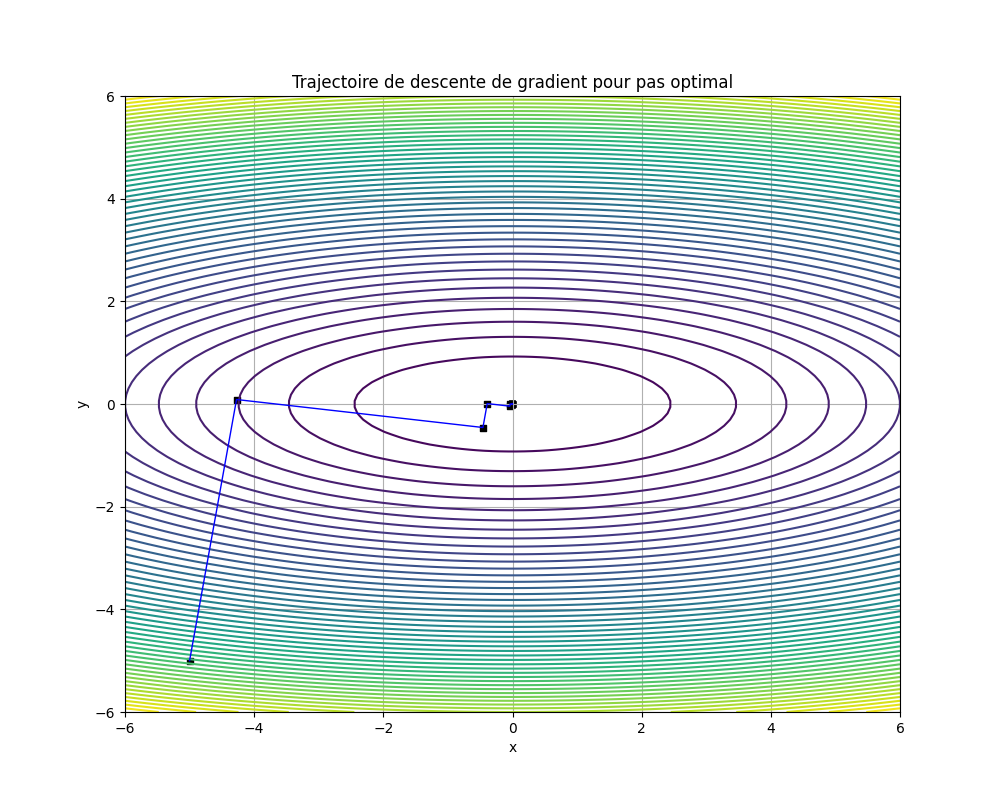

Write Python code to recreate this figure.
#bibliotheques
import numpy as np
import matplotlib.pyplot as plt

# Definition de la fonction objectif
def f(x):
    return x[0]**2/2+7*x[1]**2/2

# Definition du grad de f
def grad_f(x):
    return np.array([x[0],7*x[1]])

#print("f(1,-2)=",f([1,-2]), "et grad_f(1,-2)=",grad_f([1,-2]))
def pas_optimal(x):
    return (x[0]**2+49*x[1]**2)/(x[0]**2+343*x[1]**2)

def gradient_pas_fixe(rho,eps,x0,iter_max):
    x=x0
    trajectoire=[]
    for i in range(1,iter_max):
        grad=grad_f(x)
        norm_grad=np.linalg.norm(grad)
        trajectoire.append([i,x[0],x[1],norm_grad])
        x=x-rho*grad
        if norm_grad<eps:
            print("Convergence atteinte.")
            break
    return np.array(trajectoire)

def gradient_pas_opt(eps,x0,iter_max):
    x=x0
    trajectoire=[]
    for i in range(1,iter_max):
        grad=grad_f(x)
        norm_grad=np.linalg.norm(grad)
        trajectoire.append([i,x[0],x[1],norm_grad])
        x=x-pas_optimal(x)*grad
        if norm_grad<eps:
            print("Convergence atteinte.")
            break
    return np.array(trajectoire)
# Visualisation des trajectoires pour différents pas
# Points initiaux, pas, et tolérance
x0=np.array([-5,-5]) # point initial
eps=1e-5 # tolerance
iter_max=100 # nbr maximal d'iterations 
#rhos=[0.2,0.1,0.001] # pas fixe

# Minimisation par la methode de gradient a pas fixe pour diff pas
# Affichage des nombres a 3 chiffres significatives
#np.set_printoptions(precision=3) 

# Définir le maillage pour f(x, y)
x = np.linspace(-6, 6, 100)
y = np.linspace(-6, 6, 100)
X, Y = np.meshgrid(x, y)
Z = f([X, Y])


trajectoire_sol=gradient_pas_opt(eps,x0,iter_max) # (x_k)_k
#print(trajectoire_sol)
# Sauvegarde des resultats en fichier_rho.txt
fichier=f'res_meth_grad_pas_opt.csv'
np.savetxt(fichier,trajectoire_sol,delimiter=',',fmt=['%d','%f','%f','%f'],header="i, x1, x2, ||grad||")

# Tracé des courbes de niveau de f(x, y)
plt.figure(figsize=(10, 8))
plt.contour(X, Y, Z, levels=50, cmap='viridis')
plt.title(f"Trajectoire de descente de gradient pour pas optimal")
plt.xlabel("x")
plt.ylabel("y")

# Tracer les trajectoires pour chaque pas
# Charger les données depuis le fichier des resultats
data = np.loadtxt(f'res_meth_grad_pas_opt.csv', delimiter=',')  # skiprows=1 pour ignorer l'entête
plt.plot(data[:, 1], data[:, 2], color='blue',linewidth=1)
plt.scatter(data[:, 1], data[:, 2], color='black',s=20, marker='s')  # Points de la trajectoire

# Afficher le point initial
plt.grid()
plt.savefig("Meth_gradient_pas_opt.png")
